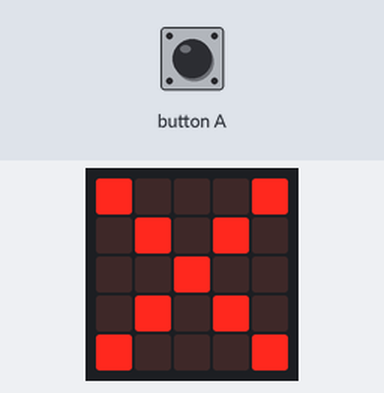
Bench run of a program on a simulated Calliope mini (MakeCode). Parts: the board's 5×5 LED display. Inputs (shaded band) come from the test bench.

Above: at 1.2 s.
1.3 s: button A pressed for 0.15 s
At 1.41 s:
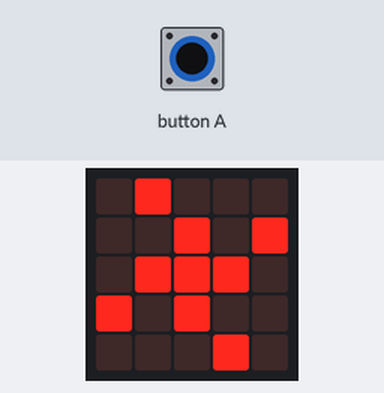
At 1.82 s:
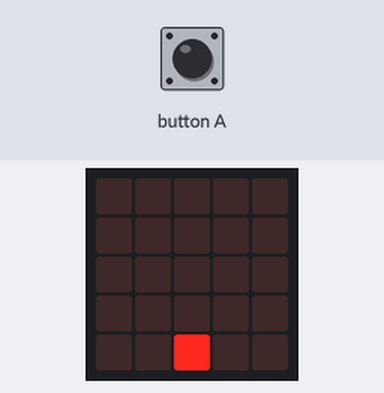
2.0 s: button A pressed for 0.15 s
2.7 s: button A pressed for 0.15 s
At 5.84 s:
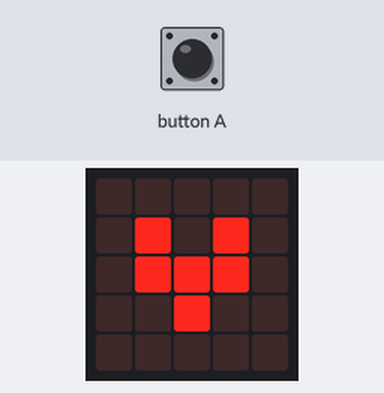
Timing chart, 0 to 7.3 s (numbered marks = the images above; inputs shaded):
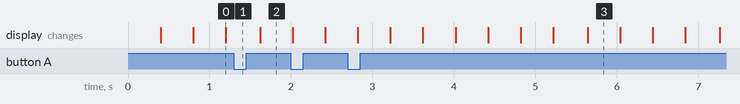

Measured:
- after the input at 1.3 s, the display: changes after 0.32 s (image 2)
- after the input at 2.7 s, the display: first differs from a run without the input after 2.9 s (image 3)
- what the display in image 0 shows lasts 0.4 s, from 0.8 s to 1.2 s

The program:

main.ts
```typescript
function rakete () {
    basic.showLeds(`
        . . . . .
        . . . . .
        . . . . .
        . . . . .
        . . # . .
        `)
    basic.showLeds(`
        . . . . .
        . . . . .
        . . . . .
        . . # . .
        . # # # .
        `)
    basic.showLeds(`
        . . . . .
        . . . . .
        . . # . .
        . # # # .
        . # # # .
        `)
    basic.showLeds(`
        . . . . .
        . . # . .
        . # # # .
        . # # # .
        . . # . .
        `)
    basic.showLeds(`
        . . # . .
        . # # # .
        . # # # .
        . . # . .
        . # . # .
        `)
    basic.showLeds(`
        . # # # .
        . # # # .
        . . # . .
        . # . # .
        . . . . .
        `)
    basic.showLeds(`
        . # # # .
        . . # . .
        . # . # .
        . . . . .
        . . . . .
        `)
    basic.showLeds(`
        . . # . .
        . # . # .
        . . . . .
        . . . . .
        . . . . .
        `)
    basic.showLeds(`
        . # . # .
        . . . . .
        . . . . .
        . . . . .
        . . . . .
        `)
    basic.showLeds(`
        . . . . .
        . . . . .
        . . . . .
        . . . . .
        . . . . .
        `)
}
function propeller () {
    basic.showLeds(`
        . . # . .
        . . # . .
        # # # # #
        . . # . .
        . . # . .
        `)
    basic.showLeds(`
        . . . # .
        # . # . .
        . # # # .
        . . # . #
        . # . . .
        `)
    basic.showLeds(`
        # . . . #
        . # . # .
        . . # . .
        . # . # .
        # . . . #
        `)
    basic.showLeds(`
        . # . . .
        . . # . #
        . # # # .
        # . # . .
        . . . # .
        `)
}
input.onButtonEvent(Button.A, input.buttonEventClick(), function () {
    animation += 1
    animation = animation % 4
})
function herz () {
    basic.showLeds(`
        . . . . .
        . # . # .
        . # # # .
        . . # . .
        . . . . .
        `)
    basic.showLeds(`
        . # . # .
        # # # # #
        # # # # #
        . # # # .
        . . # . .
        `)
    basic.showLeds(`
        . . . . .
        . # . # .
        . # # # .
        . . # . .
        . . . . .
        `)
    basic.showLeds(`
        . . . . .
        . . . . .
        . . . . .
        . . . . .
        . . . . .
        `)
}
function ente () {
    basic.showLeds(`
        . . . . .
        . . . . #
        . . . . .
        . . . . .
        . . . . .
        `)
    basic.showLeds(`
        . . . . #
        . . . # #
        . . . . #
        . . . . #
        . . . . .
        `)
    basic.showLeds(`
        . . . # #
        . . # # #
        . . . # #
        . . . # #
        . . . . .
        `)
    basic.showLeds(`
        . . # # .
        . # # # .
        . . # # #
        . . # # #
        . . . . .
        `)
    basic.showLeds(`
        . # # . .
        # # # . .
        . # # # #
        . # # # .
        . . . . .
        `)
    basic.showLeds(`
        # # . . .
        # # . . .
        # # # # .
        # # # . .
        . . . . .
        `)
    basic.showLeds(`
        # . . . .
        # . . . .
        # # # . .
        # # . . .
        . . . . .
        `)
    basic.showLeds(`
        . . . . .
        . . . . .
        # # . . .
        # . . . .
        . . . . .
        `)
    basic.showLeds(`
        . . . . .
        . . . . .
        # . . . .
        . . . . .
        . . . . .
        `)
    basic.showLeds(`
        . . . . .
        . . . . .
        . . . . .
        . . . . .
        . . . . .
        `)
}
let animation = 0
animation = 0
basic.forever(function () {
    if (animation == 0) {
        propeller()
    } else if (animation == 1) {
        rakete()
    } else if (animation == 2) {
        ente()
    } else if (animation == 3) {
        herz()
    }
})
```

test.ts
```typescript
// Hier kann man Tests durchführen; diese Datei wird nicht kompiliert, wenn dieses Paket als Erweiterung verwendet wird.
```
